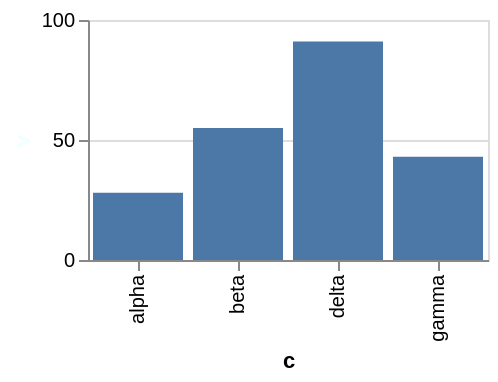

This figure's Vega-Lite source:
### Vega-Lite specification from a JSON file in a GitHub repository (floating-point values rounded to 4 significant figures)
{"$schema": "https://vega.github.io/schema/vega-lite/v6.json", "width": 200, "height": 120, "data": {"values": [{"c": "alpha", "v": 28, "w": 3, "t": "2024-01-07"}, {"c": "beta", "v": 55, "w": 7, "t": "2024-03-19"}, {"c": "gamma", "v": 43, "w": 5, "t": "2024-06-02"}, {"c": "delta", "v": 91, "w": 9, "t": "2024-09-11"}]}, "mark": "bar", "encoding": {"x": {"field": "c", "type": "nominal"}, "y": {"field": "v", "type": "quantitative", "axis": {"titleColor": "azure"}}}}
